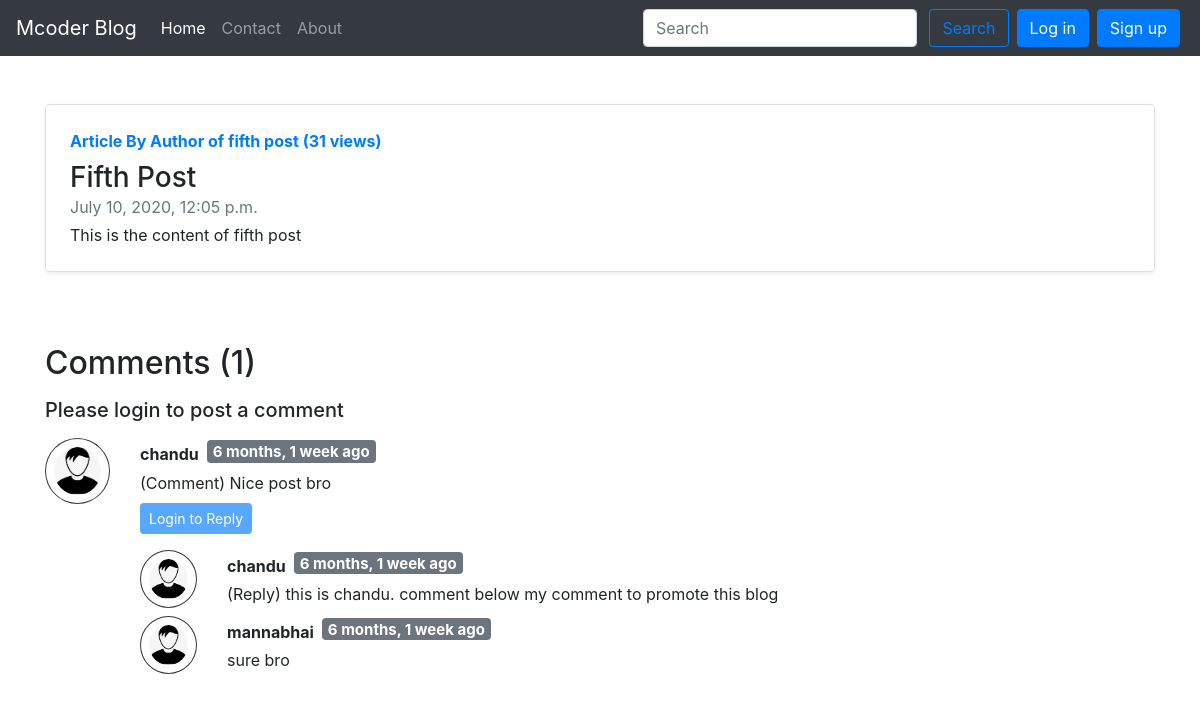
The app's page /blog/fifth-item with its own data.
### blog/models.py (models this page shows, shortened)
class Post(models.Model):
    sno = models.AutoField(primary_key=True)
    title = models.CharField(max_length=100,default='')
    content = models.TextField(default='')
    author = models.CharField(max_length=50, default='')
    slug = models.CharField(max_length=100, default='')
    views = models.IntegerField(default=0)
    timestamp = models.DateTimeField(blank=True)

class BlogComment(models.Model):
    sno = models.AutoField(primary_key=True)
    comment = models.TextField()
    user = models.ForeignKey(User,on_delete=models.CASCADE)
    post = models.ForeignKey(Post, on_delete=models.CASCADE)
    parent = models.ForeignKey('self', on_delete=models.CASCADE,null=True)
    timestamp = models.DateTimeField(default=now)
    def __str__(self):
        return self.comment[0:10] + '....  by ' +  self.user.username

### blog/views.py (the view)
# urls.py: path('<str:slug>', views.blogpost),
def blogpost(request,slug):
    post = Post.objects.filter(slug=slug).first()
    post.views = post.views + 1
    post.save()
    comments = BlogComment.objects.filter(post=post,parent=None)
    replies = BlogComment.objects.filter(post=post).exclude(parent=None)
    replyDict = {}
    for reply in replies:
        if reply.parent.sno not in replyDict.keys():
            replyDict[reply.parent.sno] = [reply]
        else:
            replyDict[reply.parent.sno].append(reply)
    params = { 'post' : post, 'comments' : comments, 'user' : request.user, 'replyDict' : replyDict }
    return render(request, "blog/blogpost.html",params)

### blog/templatetags/customfilters.py (called while the page is built)
@register.filter(name='getReplyListFromReplyDict')
def getReplyListFromReplyDict(replyDict,comment_sno):
    return replyDict.get(comment_sno)

### templates/blog/blogpost.html
{% extends 'blog/basic.html' %}
{% block body %}
{% load static %}
{% load humanize %}
{% load customfilters %}
<div class="container">
    <div class="row">
        <div class="col-md-12 my-5">
            <div class="row no-gutters border rounded overflow-hidden flex-md-row mb-4 shadow-sm h-md-250 position-relative">
                <div class="col p-4 d-flex flex-column position-static">
                    <strong class="d-inline-block mb-2 text-primary">Article By {{ post.author }} ({{ post.views }} views)</strong>
                    <h3 class="mb-0">{{ post.title }}</h3>
                    <div class="mb-1 text-muted">{{ post.timestamp }}</div>
                    <p class="card-text mb-auto">{{ post.content|safe }}</p>
                </div>
            </div>
        </div>
    </div>
    <h2>Comments ({{ comments.count }})</h2>
    <div class="my-2">
        {% if user.is_authenticated %}
        <form method="post" action="/blog/postcomment/">
            {% csrf_token %}
            <div class="form-group">
                <label for="comment">Enter Your Comment Here</label>
                <input type="text" class="form-control" id="comment" name="comment">
            </div>
            <input type="hidden" name="postSno" value="{{ post.sno }}">
            <input type="hidden" name="parentSno" value="">
            <button type="submit" class="btn btn-primary">Submit</button>
        </form>
        {% else %}
        <p>
            <h5>Please login to post a comment</h5>
        </p>
        {% endif %}
    </div>
    {% for comment in comments %}
    <div class="row my-3">
        <div class="col-md-1">
            <img class="w-100 p-2 rounded-circle border border-dark" src="{% static '/images/user.jpg' %}">
        </div>
        <div class="col-md-11">
            <div class="form-inline">
                <b>{{ comment.user.username }} </b>
                <h5><span class="badge badge-secondary mx-2">{{ comment.timestamp|naturaltime }}</span></h5>
            </div>
            <div>
                {{ comment.comment }}
            </div>
        <div class="my-2 reply">
        {% if user.is_authenticated %}
          <p>
            <a class="btn btn-primary btn-sm" data-toggle="collapse" href="#replyBox{{ comment.sno }}" role="button" aria-expanded="false" aria-controls="replyBox{{ comment.sno }}">
              Reply
            </a>
          </p>
          <div class="collapse" id="replyBox{{ comment.sno }}">
            <div class="card card-body">
              <form method="post" action="/blog/postcomment/">
                  {% csrf_token %}
                  <div class="form-group">
                      <label for="reply">Enter Your Reply Here</label>
                      <input type="text" class="form-control" id="reply" name="reply">
                  </div>
                  <input type="hidden" name="postSno" value="{{ post.sno }}">
                  <input type="hidden" name="parentSno" value="{{ comment.sno }}">
                  <button type="submit" class="btn btn-primary">Submit</button>
              </form>
            </div>
          </div>
          {% else %}
          <p>
            <button class="btn btn-primary btn-sm" data-toggle="collapse" aria-expanded="false" disabled >
              Login to Reply
            </button>
          </p>
          {% endif %}
          <div class="my-2">
            {% for reply in replyDict|getReplyListFromReplyDict:comment.sno  %}
            <div class="row my-2">
                <div class="col-md-1">
                    <img class="w-100 p-2 rounded-circle border border-dark" src="{% static '/images/user.jpg' %}">
                </div>
                <div class="col-md-11">
                      <div class="form-inline">
                          <b>{{ reply.user.username }} </b>
                          <h5><span class="badge badge-secondary mx-2">{{ reply.timestamp|naturaltime }}</span></h5>
                      </div>
                      <div>
                          {{ reply.comment }}
                      </div>
                </div>
            </div>
            {% endfor %}
      </div>
        </div>
    </div>
    {% endfor %}
</div>
{% endblock body %}
{% block activeHome %}
active
{% endblock %}

### templates/blog/basic.html (shortened to what this page needs)
<!doctype html>
<html lang="en">
  <head>
    <link rel="stylesheet" href="https://stackpath.bootstrapcdn.com/bootstrap/4.5.0/css/bootstrap.min.css">
  </head>
  <body>
<nav class="navbar navbar-expand-lg navbar-dark bg-dark">
  <a class="navbar-brand" href="/blog/">Mcoder Blog</a>
  <div class="collapse navbar-collapse" id="navbarSupportedContent">
    <ul class="navbar-nav mr-auto">
      <li class="nav-item {% block activeHome %} {% endblock %}">
        <a class="nav-link" href="/blog/">Home <span class="sr-only">(current)</span></a>
      </li>
      <li class="nav-item {% block activeContact %} {% endblock %}">
        <a class="nav-link" href="/contact">Contact</a>
      </li>
      <li class="nav-item {% block activeAbout %} {% endblock %}">
        <a class="nav-link" href="/about">About</a>
      </li>
    </ul>
<div class="form-inline">
    <form class="my-2 my-lg-0 mx-1" method="post" action="/search/">
      <input class="form-control mr-sm-2" type="search" placeholder="Search" aria-label="Search" name="search" id="search">
      <button class="btn btn-outline-primary my-2 my-sm-0" type="submit">Search</button>
    </form>
{% if user.is_authenticated %}
<div class="collapse navbar-collapse">
    <ul class="navbar-nav ml-auto">
<li class="nav-item dropdown">
        <a class="nav-link dropdown-toggle" href="#" id="navbarDropdown" role="button" data-toggle="dropdown" aria-haspopup="true" aria-expanded="false">
         Welcome {{ user }}
        </a>
        <div class="dropdown-menu" aria-labelledby="navbarDropdown">
          <a class="dropdown-item" href="/logout/">Logout</a>
        </div>
      </li>
</ul>
</div>
{% else %}
    <button type="button" class="btn btn-primary mx-1" data-toggle="modal" data-target="#loginmodal">
      Log in
    </button>
    <button type="button" class="btn btn-primary mx-1" data-toggle="modal" data-target="#signupmodal">
      Sign up
    </button>
{% endif %}
</div>
  </div>
</nav>
{% block body %}
{% endblock body %}
  </body>
</html>

### records on screen
Post: author "Author of fifth post", views "31", title "Fifth Post", timestamp "July 10, 2020, 12:05 p.m.", content "This is the content of fifth post"
BlogComment: user.username "chandu", timestamp "6 months, 1 week ago", comment "(Comment) Nice post bro"
BlogComment: user.username "chandu", timestamp "6 months, 1 week ago", comment "(Reply) this is chandu. comment below my comment to promote this blog"
BlogComment: user.username "mannabhai", timestamp "6 months, 1 week ago", comment "sure bro"

### other values on screen
{{ comments.count }} "1"
